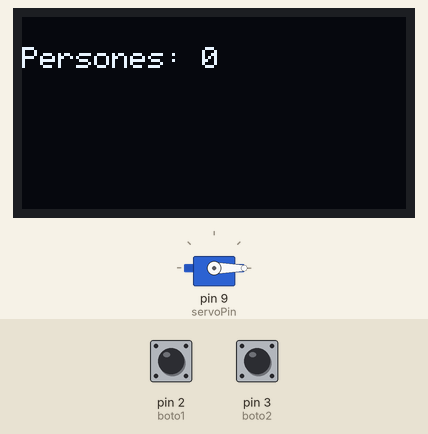
Recording of a sketch running on a simulated Arduino Uno, built with avr-gcc and run on an emulated ATmega328P. Shown: 128×64 one-colour display, servo. The inputs (shaded band) are chosen by the test bench; at power-on: pin 2 (boto1) LOW, pin 3 (boto2) LOW.

Above: at 1.2 s.
1.3 s: pin 2 (boto1) pulled HIGH for 3.2 s
At 4.4 s:
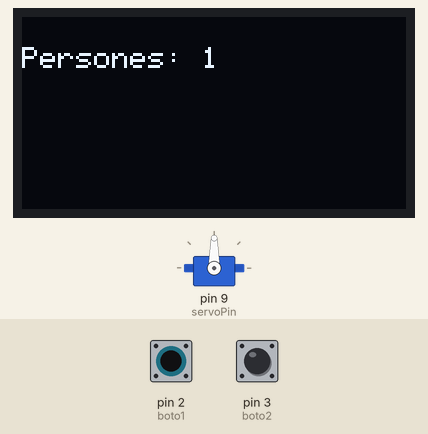
6.8 s: pin 2 (boto1) pulled HIGH for 0.15 s
At 7.7 s:
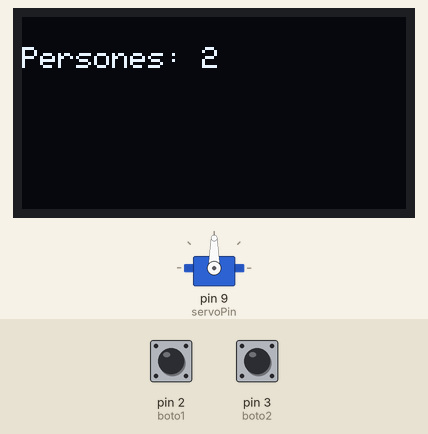
9.9 s: pin 3 (boto2) pulled HIGH for 0.15 s
At 12.3 s:
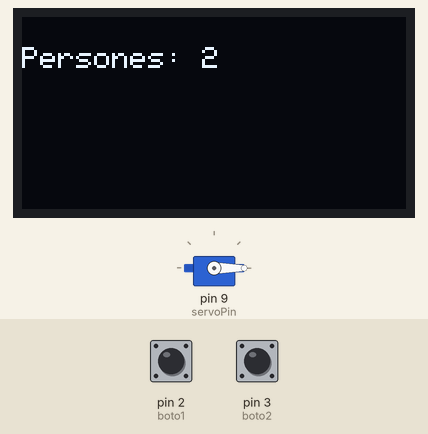
13.0 s: pin 3 (boto2) pulled HIGH for 1 s
At 15.7 s:
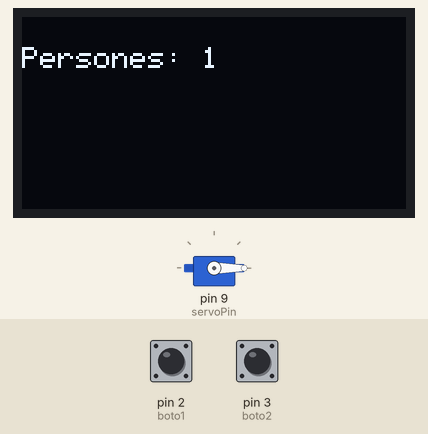
16.5 s: pin 3 (boto2) pulled HIGH for 3.2 s
At 17.5 s:
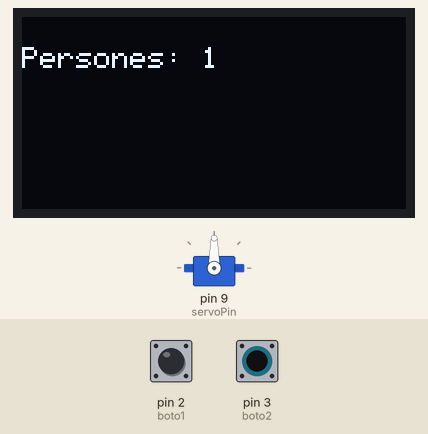
Timing chart, 0 to 20.0 s (numbered marks = the images above; inputs shaded):
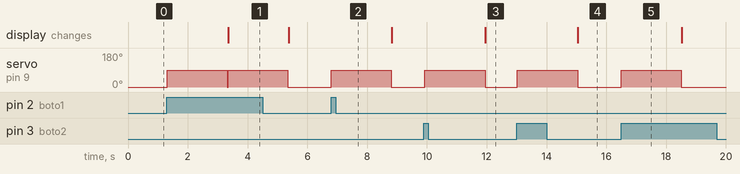

The sketch:

comptadorpersones.ino
```cpp
#include <Wire.h>
#include <Adafruit_GFX.h>
#include <Adafruit_SSD1306.h>
#include <Servo.h>

#define SCREEN_WIDTH 128
#define SCREEN_HEIGHT 64

Adafruit_SSD1306 display(SCREEN_WIDTH, SCREEN_HEIGHT, &Wire, -1);

int boto1 = 2;
int boto2 = 3;

Servo servo;
int servoPin = 9;

int persones = 0;

void setup() {
  pinMode(boto1, INPUT);
  pinMode(boto2, INPUT);

  display.begin(SSD1306_SWITCHCAPVCC, 0x3C);

  servo.attach(servoPin);
  servo.write(0);
}

void loop() {

  if (digitalRead(boto1) == HIGH) {
    if (persones < 10) {
      persones++;
      servo.write(90);
      delay(2000);
      servo.write(0);
    }
  }

  if (digitalRead(boto2) == HIGH) {
    if (persones > 0) {
      persones--;
      servo.write(90);
      delay(2000);
      servo.write(0);
    }
  }

  display.clearDisplay();
  display.setTextSize(1);
  display.setTextColor(WHITE);
  display.setCursor(0, 10);

  if (persones > 10) {
    display.println("Aforament complet");
  } else {
    display.print("Persones: ");
    display.println(persones);
  }

  display.display();
}
```

Measured:
- after the input at 1.3 s, servo on pin 9 (servoPin): 0° → 90° at once, → 0° 4.0 s later; the display: changes after 2.0 s (image 1)
- after the input at 6.8 s, servo on pin 9 (servoPin): 0° → 90° at once, → 0° 2.0 s later
- after the input at 9.9 s, servo on pin 9 (servoPin): 0° → 90° at once, → 0° 2.0 s later; the display: changes after 2.1 s (image 3)
- after the input at 13.0 s, servo on pin 9 (servoPin): 0° → 90° at once, → 0° 2.0 s later; the display: changes after 2.0 s (image 4)
- after the input at 16.5 s, servo on pin 9 (servoPin): 0° → 90° at once, → 0° 2.0 s later
